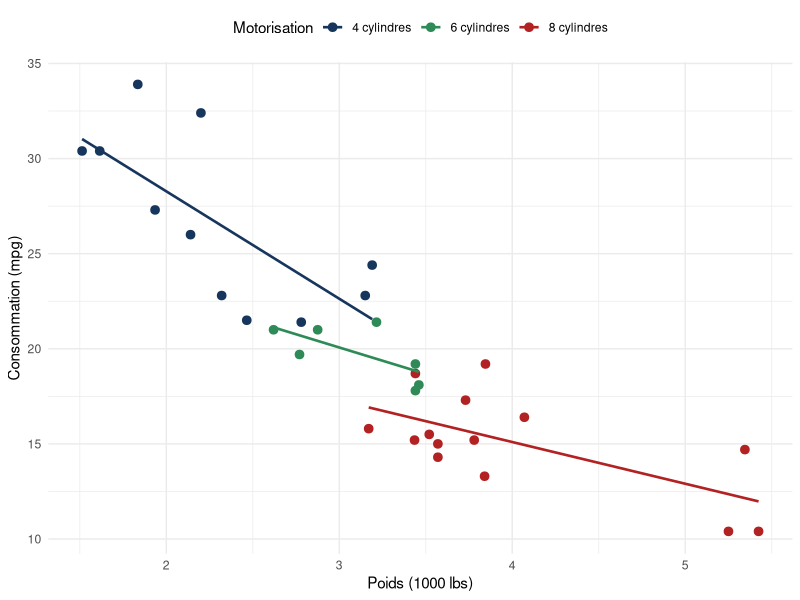

Here is the R script that generated this plot:
## ---- chunk 1
#| label: setup
#| include: false
library(ggplot2)
data(mtcars)
df_cars <- mtcars
df_cars$Cylindres <- factor(df_cars$cyl, labels = c('4 cylindres', '6 cylindres', '8 cylindres'))
df_cars$Transmission <- factor(df_cars$am, labels = c('Automatique', 'Manuelle'))
## ---- chunk 2
#| label: fig-these-mtcars
#| fig-cap: "Consommation (mpg) en fonction du poids (wt) et du nombre de cylindres sur mtcars (n = 32)"
#| echo: false
#| warning: false
#| message: false
#| fig-width: 6.5
#| fig-height: 3.8
ggplot(df_cars, aes(x = wt, y = mpg, color = Cylindres)) +
  geom_point(size = 2.6) +
  geom_smooth(method = 'lm', se = FALSE, linewidth = 0.9) +
  scale_color_manual(values = c('4 cylindres' = '#17365D', '6 cylindres' = '#2E8B57', '8 cylindres' = '#B22222')) +
  labs(x = 'Poids (1000 lbs)', y = 'Consommation (mpg)', color = 'Motorisation') +
  theme_minimal(base_size = 11) +
  theme(legend.position = 'top')
